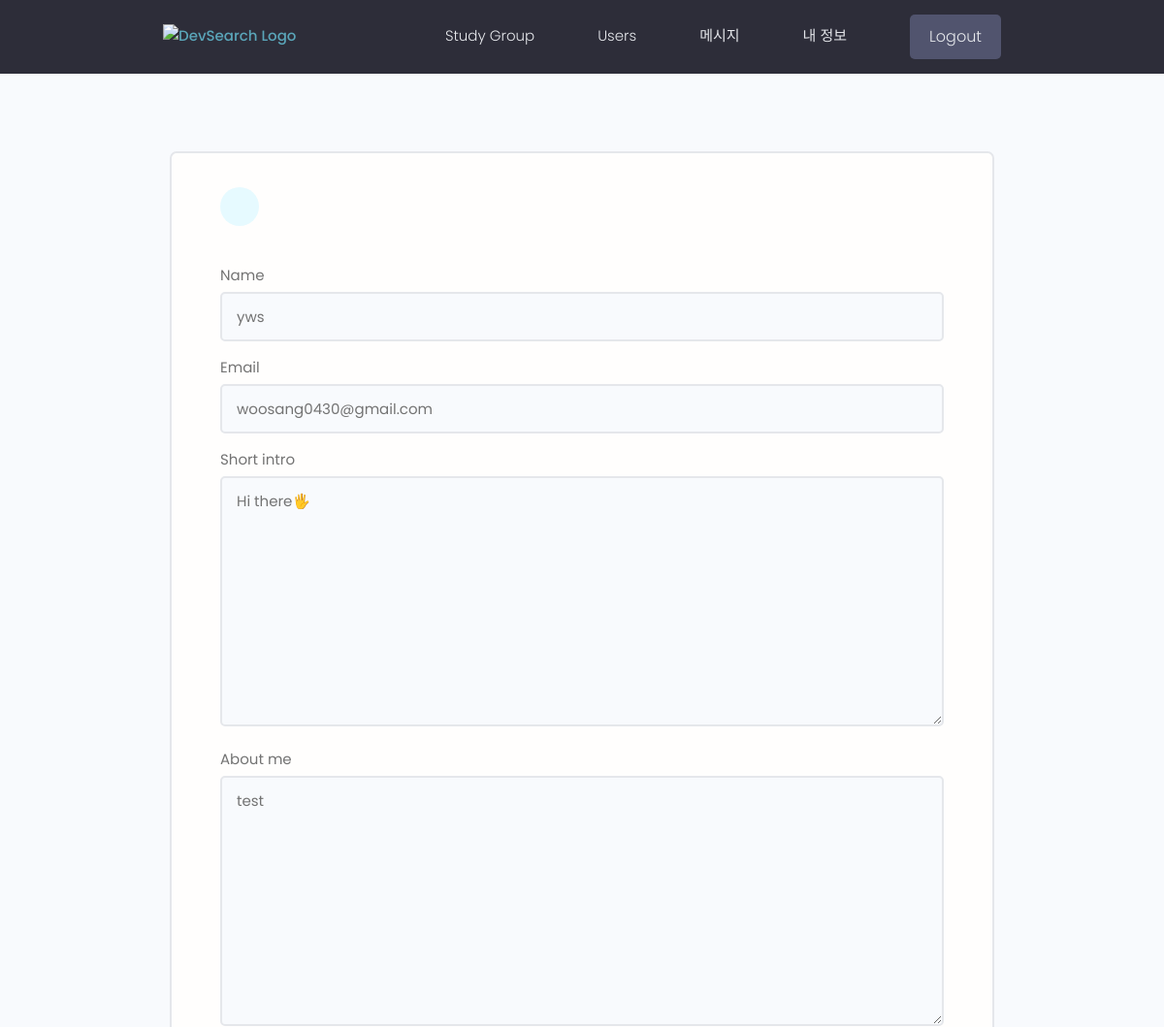
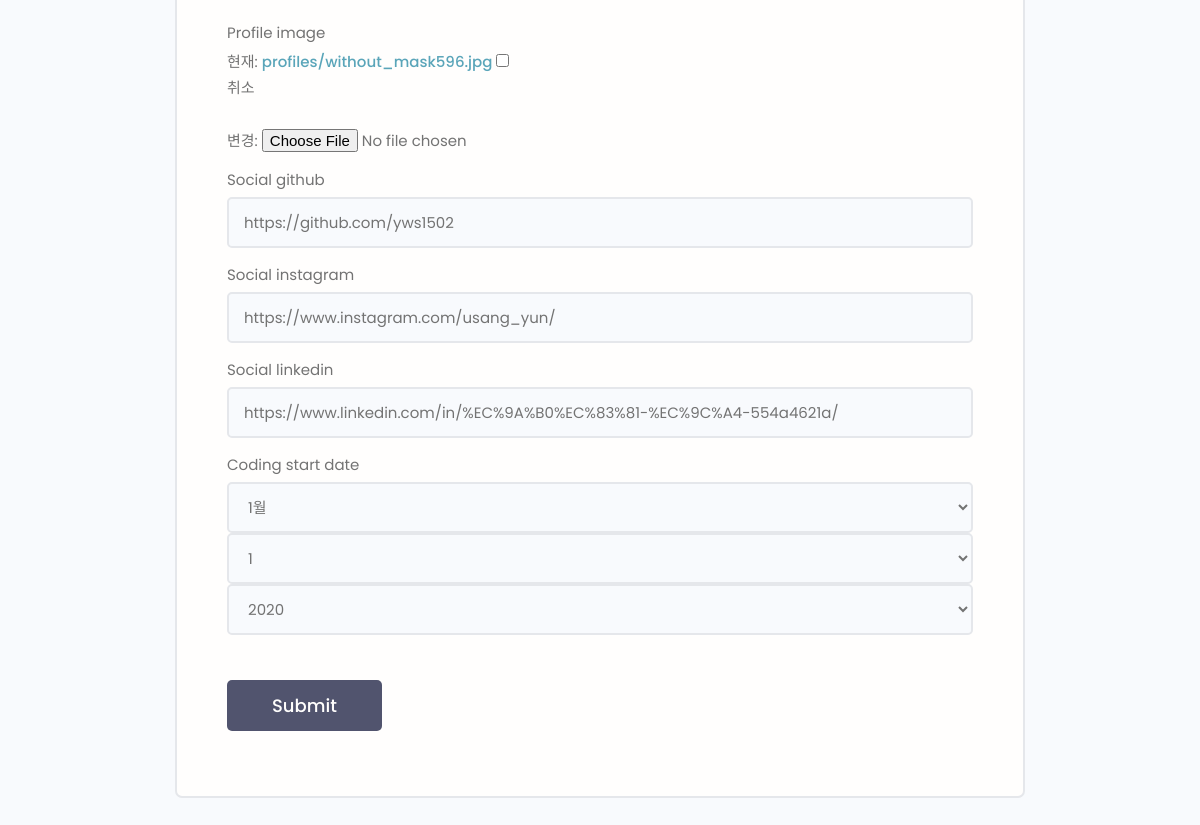
Page /profile_update/ (signed in) on the committed database (2 pictures, top to bottom).
### users/models.py (models this page shows, shortened)
class Profile(models.Model):
    owner = models.OneToOneField(User, on_delete=models.CASCADE)
    name = models.CharField(max_length=200)
    email = models.EmailField(max_length=500)
    user_name = models.CharField(max_length=200, unique=True)
    short_intro = models.TextField(max_length=500, default='Hi there🖐')
    about_me = models.TextField(max_length=500, default='네카라쿠배🛫',null=True, blank=True)
    profile_image = models.ImageField(
        null=True, blank=True, upload_to='profiles/', default='profiles/user-default.png')
    social_github = models.CharField(max_length=200, null=True, blank=True)
    social_instagram = models.CharField(max_length=200, null=True, blank=True)
    social_linkedin = models.CharField(max_length=200, null=True, blank=True)
    created = models.DateTimeField(auto_now_add=True)
    coding_start_date = models.DateField(null=True, blank=True)
    id = models.UUIDField(default=uuid4, primary_key=True, unique=True, editable=False)
    solved_count = models.IntegerField(default=0, null=True, blank=True)
    group_id = models.CharField(max_length=200, null=True, blank=True)
    group_reader = models.BooleanField(default=False)

### users/views.py (the view)
# urls.py: path('profile_update/', views.profile_update, name='profile_update'),
def profile_update(request):
    profile = request.user.profile
    form = ProfileForm(instance=profile)
    if request.method == 'POST':
        form = ProfileForm(request.POST, request.FILES, instance=profile)
        if form.is_valid():
            form.save()
            return redirect('profile', pk=profile.id)
    context = {'form' : form}
    return render(request, 'users/profile_update.html', context)

### users/forms.py
class ProfileForm(forms.ModelForm):
    coding_start_date = forms.DateField(widget = forms.SelectDateWidget(years=START_YEAR_CHOICES))
    class Meta:
        model = Profile
        exclude = ['owner', 'user_name', 'solved_count', 'group_id', 'group_reader']
    def __init__(self, *args, **kwargs):
        super(ProfileForm, self).__init__(*args, **kwargs)
        for name, field in self.fields.items():
            field.widget.attrs.update(
                {'class': 'input', 'placeholder': 'Add  %s' % name}
            )

### users/templates/users/profile_update.html (shortened to what this page needs)
{% extends 'main.html' %}
{% block content %}
<main class="formPage my-xl">
    <div class="content-box">
        <div class="formWrapper">
            <a class="backButton" href="{% url 'profile' pk=request.user.profile.id%}"></a>
            <br>
            <form class="form" action="{% url 'profile_update' %}" method="POST" enctype="multipart/form-data">
                {% for field in form %}
                    <div class="form__field">
                        <label for="formInput#text">{{field.label}}</label>
                        {{field}}
                    </div>
                {% endfor %}
                <input class="btn btn--sub btn--lg my-md" type="submit" value="Submit">
            </form>
        </div>
    </div>
</main>
{% endblock %}

### static/styles/app.css (style rules this page uses)
:root { --color-sub: #2d2d39; }
.btn--sub { background-color: var(--color-sub-light); }
.content-box { width: 95%; max-width: 85rem; margin: 0 auto; }
.backButton { background: var(--color-main-light); color: var(--color-main); width: 4rem; height: 4rem; display: flex; align-items: center; justify-content: center; border-radius: 50%; }
.formPage .formWrapper { list-style: none; background: var(--color-white); padding: 3.5rem 5rem; border: 2px solid var(--color-light); border-radius: 0.7rem; }

### static/uikit/styles/modules/_variables.css (style rules this page uses)
:root { --color-main: #5aa5b9; --color-main-light: #e6faff; --color-sub: #3f4156; --color-sub-light: #51546e; --color-sub-lighter: #ededfd; --color-text: #737373; --color-gray: #8b8b8b; --color-light: #e5e7eb; --color-light-gray: #767676; --color-bg: #f8fafd; --color-white: #fffefd; --color-white-light: #f3f3f3; --color-success: #359e64; --color-success-bg: #def8e8; --color-error: #fc4b0b; --color-error-bg: #fff2ee; --font-base: 'Poppins', arial, helvetica, 'Segoe UI', roboto, ubuntu, sans-serif; --font-monospace: 'Fira Code', 'Courier New', courier, monospace; --font-regular: 300; --font-medium: 500; --font-bold: 700; --generic-shadow: 1px 1px 5px #00000010; --generic-transition: all 0.3s ease-in-out; }

### static/uikit/styles/modules/_base.css (style rules this page uses)
* { margin: 0; padding: 0; box-sizing: border-box; text-rendering: optimizeLegibility; color: inherit; font-size: inherit; }
html { font-size: 50%; }
@media only screen and (min-width: 480px) { html { font-size: 56.25%; } }
@media only screen and (min-width: 1200px) { html { font-size: 62.5%; } }
body { line-height: 1.6; font-weight: 400; font-size: 1.5rem; color: var(--color-text); background-color: var(--color-bg); min-height: 100vh; }

### static/uikit/styles/modules/_typography.css (style rules this page uses)
* { font-family: var(--font-base); }
a { padding-bottom: 2px; text-decoration: none; display: inline-block; color: var(--color-main); font-weight: var(--font-medium); }

### static/uikit/styles/modules/_utilities.css (style rules this page uses)
.my-md { margin: 3rem auto; }
.my-xl { margin: 8rem auto; }

### static/uikit/styles/modules/_button.css (style rules this page uses)
.btn { display: inline-block; position: relative; cursor: pointer; background-color: var(--color-light); font-weight: var(--font-medium); color: var(--color-sub); text-decoration: none; padding: 1rem 2rem; border-radius: 0.5rem; border: none; width: -webkit-fit-content; width: -moz-fit-content; width: fit-content; height: -webkit-fit-content; height: -moz-fit-content; height: fit-content; font-size: 1.6rem; outline-width: 0; outline-color: transparent; -webkit-backface-visibility: hidden; backface-visibility: hidden; transition: all 0.3s ease-in-out; }
.btn--sub { background-color: var(--color-sub); color: var(--color-white); }
.btn--lg { font-size: 1.8rem; padding: 1.2rem 4.5rem; }

### static/uikit/styles/modules/_form.css (style rules this page uses)
.form { display: block; }
.form__field { margin-top: 1.5rem; margin-bottom: 1.5rem; }
.form__label, .form__field > label { display: block; margin-bottom: 0.5rem; color: var(--color-text); }
input.input[type='text'], input.input[type='email'], input.input[type='password'], input.input[type='number'], select.input, textarea.input { min-width: 24rem; width: 100%; padding: 1.2rem 1.5rem; border-radius: 0.5rem; border: 2px solid var(--color-light); transition: all 0.3s ease-in-out; background-color: var(--color-bg); }

### rows in the picture
Profile: form "yws" "woosang0430@gmail.com" "Hi there🖐" "test" "https://github.com/yws1502" "https://www.instagram.com/usang_yun/" "https://www.linkedin.com/in/%EC%9A%B0%EC%83%81-%EC%9C%A4-554a4621a/"

### other values in the picture
{{ field.label }} "Name" "Email" "Short intro" "About me" "Profile image" "Social github" "Social instagram" "Social linkedin" "Coding start date"
